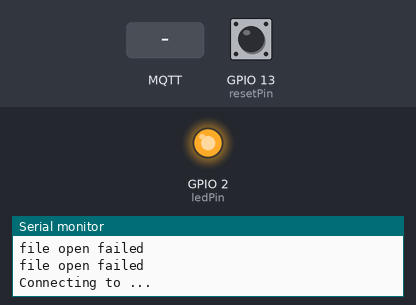
Bench run of a sketch on a simulated ESP8266 (Wemos D1 mini). Shown: output pins drawn as LEDs (lit = HIGH), the last lines printed to the serial monitor. Dashed ring = blinking. Inputs (shaded band) come from the test bench; at power-on: GPIO 13 (resetPin) HIGH. WiFi joins after 1.5 s; servers stay silent unless stated; storage starts empty; random numbers use the default seed unless the sketch sets one; no MQTT or app messages arrive unless stated.

Above: at 1.2 s.
1.3 s: MQTT message "RC5" arrives on the first subscribed topic
4.8 s: MQTT message "RC5" arrives on the second subscribed topic
At 5.7 s:
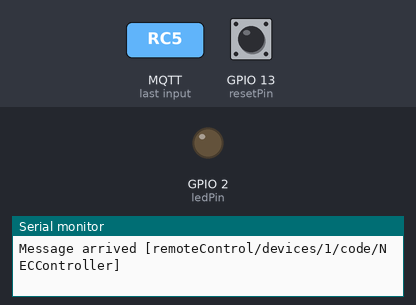
6.3 s: MQTT message "RC5" arrives on the third subscribed topic
At 6.51 s:
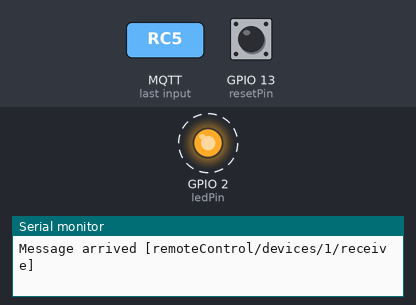
Timing chart, 0 to 10.3 s (numbered marks = the images above; inputs shaded):
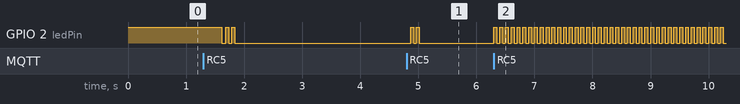

Measured:
- after the input at 4.8 s, GPIO 2 (ledPin): alternates HIGH for 0.05 s and LOW for 0.05 s, 4 changes in all, then stays LOW, starting after 0.07 s
- after the input at 6.3 s, GPIO 2 (ledPin): alternates HIGH for 0.05 s and LOW for 0.05 s, starting at once
- by itself, GPIO 2 (ledPin): alternates HIGH for 0.05 s and LOW for 0.06 s, 5 changes in all, then stays LOW

The sketch:

WemosRemote.ino
```cpp
#include "WemosRemote.h"

void callback(char* topic, byte* payload, unsigned int length) {
  Serial.print("Message arrived [");
  Serial.print(topic);
  Serial.println("]");
  String encoding;
  String currentTopic = String(topic);
  if (currentTopic.endsWith("Controller")) {
    if (currentTopic.endsWith("/RC5Controller"))
      encoding = "RC5";
    if (currentTopic.endsWith("/NECController"))
      encoding = "NEC";
    unsigned long code = getCodeFromPayload(payload, length);
    sendCode(code, encoding);
  }
  if (currentTopic.endsWith("Controller/delay")) {
    const size_t capacity = JSON_OBJECT_SIZE(3) + JSON_ARRAY_SIZE(2) + 60;
    DynamicJsonBuffer jsonBuffer(capacity);
    JsonObject& root = jsonBuffer.parseObject(payload);
    if (!root.success()) {
      Serial.println(F("Parsing failed!"));
      return;
    }
    if (currentTopic.endsWith("/RC5Controller/delay"))
      encoding = "RC5";
    if (currentTopic.endsWith("/NECController/delay"))
      encoding = "NEC";
    String rawCode = root["code"].as<String>();
    char arr[rawCode.length() + 1];
    rawCode.toCharArray(arr, rawCode.length() + 1);
    unsigned long code = strtol(arr, NULL, 16);
    int delayTime = root["delay"].as<int>();
    Serial.println(code);
    Serial.println(delayTime);
    sendCodeWithDelay(code, encoding, delayTime);
  }
  if (currentTopic.endsWith("/receive")) {
    sendReceivedCode(payload, length);
  }
}

void setup() {
  pinMode(ledPin, OUTPUT);
  pinMode(resetPin, INPUT_PULLUP);
  digitalWrite(ledPin, 1);
  irsend.begin();
  Serial.begin(115200);
  delay(10);
  Serial.println("\n");
  SPIFFS.begin();
  mqtt_server = convertToCharArray(getStringFromFile("/mqttaddress.txt"));
  mqtt_port = getStringFromFile("/mqttport.txt").toInt();
  mqtt_user = convertToCharArray(getStringFromFile("/mqttusername.txt"));
  mqtt_pass = convertToCharArray(getStringFromFile("/mqttpassword.txt"));
  ssid = convertToCharArray(getStringFromFile("/wifissid.txt"));
  pass = convertToCharArray(getStringFromFile("/wifipass.txt"));
  server.begin();
  server.on("/", handleRoot);
  server.on("/led", blinkLed);
  server.on("/mqtt", mqttSetup);
  server.on("/wifi", wifiSetup);
  server.on("/submit/mqtt", mqttSubmit);
  server.on("/submit/wifi", wifiSubmit);
}
unsigned long lastMsg = 0;
void loop() {
  server.handleClient();
  connectToWiFi();
  checkForReset();
  if (WiFi.status() == WL_CONNECTED) {
    if (!client.connected()) {
      Serial.print("Connecting to MQTT server ");
      Serial.print(mqtt_server);
      Serial.println("...");
      if (connectToMQTT()) {
        WiFi.mode(WIFI_STA);
        WiFi.softAPdisconnect(false);
        WiFi.enableAP(false);
        digitalWrite(ledPin, 0);
      }
    }
    if (client.connected()){
      client.loop();
      if(millis()-lastMsg>30000){
        lastMsg = millis();
        Serial.print("Publish message: alive");
        client.publish("remoteControl/devices/1/alive", "1");
      }
    }
    else
      digitalWrite(ledPin, 1);
  }
  else
    digitalWrite(ledPin, 1);
}
```

Connections.h
```cpp
WiFiClient wclient;
ESP8266WebServer server(80);
void callback(char* topic, byte* payload, unsigned int length);

PubSubClient client(mqtt_server, mqtt_port, callback, wclient);

void subscribeToAllTopics(){
  for(int i=0;i<(sizeof(mqtt_topics)/sizeof(*mqtt_topics));i++)
    client.subscribe(mqtt_topics[i]);
}

bool connectToWiFi(){
  String apSsid = "RemoteControl-";
  apSsid += 1;
  if (WiFi.status() != WL_CONNECTED) {
    Serial.print("Connecting to ");
    Serial.print(ssid);
    Serial.println("...");
    WiFi.mode(WIFI_AP_STA);
    WiFi.begin(ssid, pass);
    WiFi.softAP(apSsid, "12345678");
    if (WiFi.waitForConnectResult() != WL_CONNECTED) return false;
    Serial.println("WiFi connected");
    return true;
  }
  return false;
}

bool connectToMQTT(){
  String clientId = "ESP8266Client-";
  clientId += String(random(0xffff), HEX);
  Serial.println("Server");
  Serial.println(mqtt_server);
  client.setServer(mqtt_server, mqtt_port);
  client.setCallback(callback);
  if (client.connect(clientId.c_str(), mqtt_user, mqtt_pass)) {
    Serial.println("Connected to MQTT server ");

    subscribeToAllTopics();
    return true;
   }
  else{
    Serial.println("Could not connect to MQTT server");
    return false;
    }
}
```

Controls.h
```cpp
const uint16_t kIrLed = 12;
const uint16_t kRecvPin = 14;
const uint16_t ledPin = LED_BUILTIN;

IRsend irsend(kIrLed);
IRrecv irrecv(kRecvPin);
decode_results results;


void blinkLed(){
    for(int i=0;i<4;i++){
    digitalWrite(ledPin, 1-digitalRead(ledPin));
    delay(50);
  }
}
unsigned long getCodeFromPayload(byte* payload, unsigned int length){
  String value = "";
  for(int i=0;i<length;i++)
    value += (char)payload[i];
  char arr[value.length() + 1];
  value.toCharArray(arr, value.length() + 1);
  unsigned long code = strtol(arr, NULL, 16);
  return code;
}

void sendCode(unsigned long code, String encoding){
  if(encoding=="RC5")
    irsend.sendRC5(code);
  if(encoding=="NEC")
    irsend.sendNEC(code);
  blinkLed();
}

void sendCodeWithDelay(unsigned long code, String encoding, int delayTime){
  sendCode(code, encoding);
  delay(delayTime);
}

unsigned long receiveCode(){
  irrecv.enableIRIn();
  while(1>0){
    if (irrecv.decode(&results)) {
    serialPrintUint64(results.value, HEX);
    Serial.println("");
    irrecv.resume();
    return results.value;
    }
    blinkLed();
  }
}

void sendReceivedCode(byte* payload, unsigned int length){
  unsigned long receivedCode = receiveCode();
    serialPrintUint64(receivedCode, HEX);
    StaticJsonBuffer<200> jsonBuffer;
    JsonObject& obj = jsonBuffer.createObject();
    String data = "";
    byte results[128];
    obj["code"] = receivedCode;
    obj.printTo(data);
    for(int i=0;i<data.length();i++){
      results[i] = (byte)data[i];
    }
    String sendTopic = "";
    for(int i=0;i<length;i++)
      sendTopic += (char) payload[i];
    char sendTopicArray[sendTopic.length() + 1];
    sendTopic.toCharArray(sendTopicArray, sendTopic.length() + 1);
    Serial.print("Topic: ");
    Serial.println(sendTopicArray);
    client.publish(sendTopicArray, results, data.length());
    Serial.println(data);
    Serial.println(data.length());
}
```

Files.h
```cpp
#include "FS.h"

String getStringFromFile(String path){
  File f = SPIFFS.open(path, "r");
  if (!f) {
      Serial.println("file open failed");
      return "";
  }
  String str = "";
  while (f.available())
    str += (char)f.read();
  return str;
}

void writeStringToFile(String str, String path){
  File f = SPIFFS.open(path, "w");
  if (!f) {
      Serial.println("file open failed");
      return;
  }
  f.print(str);
  f.close();
}
```

Reset.h
```cpp
const uint16_t resetPin = 13;
bool pressed = false;
unsigned long btnTimer = 0;
int timeForHardReset = 3000;
String settingsFiles[] = {"/mqttaddress.txt", "/mqttport.txt", "/mqttusername.txt", "/mqttpassword.txt", "/wifissid.txt", "/wifipass.txt"};

void clearSettings(){
  for (String fileName : settingsFiles){
    File f = SPIFFS.open(fileName, "w");
    f.close();
  }
}

void hardReset(){
  clearSettings();
  ESP.reset();
}

void softReset(){
  ESP.reset();
}

void checkForReset(){
  btnTimer = millis();
  pressed = !digitalRead(resetPin);
  while(pressed){
    pressed = !digitalRead(resetPin);
    if(millis()-btnTimer>timeForHardReset){
      hardReset();
      return;
    }
    else if(!pressed){
      softReset();
      return;
    }
    delay(5);
  }
}
```

UserData.h
```cpp
char *ssid = "";
char *pass = "";
char *mqtt_server = "";
int mqtt_port = 0;
char *mqtt_user = "";
char *mqtt_pass = "";
char* mqtt_topics[] = {"remoteControl/devices/1/code/RC5Controller",
                            "remoteControl/devices/1/code/NECController",
                            "remoteControl/devices/1/receive"};
```

Web.h
```cpp
void loadPage(String page){
  String index = getStringFromFile(page);
  server.send(200, "text/html", index);
}

char* convertToCharArray(String str){
  unsigned char* buf = new unsigned char[100];
  str.getBytes(buf, 100, 0);
  return (char*)buf;
}

void handleRoot() {
  loadPage("/index.html");
}

void wifiSetup(){
  loadPage("/wifi.html");
}

void mqttSetup(){
  loadPage("/mqtt.html");
}

void wifiSubmit(){
  loadPage("/submit.html");
  ssid = convertToCharArray(server.arg("wifissid"));
  pass = convertToCharArray(server.arg("wifipass"));
  writeStringToFile(server.arg("wifissid"), "/wifissid.txt");
  writeStringToFile(server.arg("wifipass"), "/wifipass.txt");
  Serial.println(ssid);
  Serial.println(pass);
  WiFi.disconnect();
}

void mqttSubmit(){
  loadPage("/submit.html");
  mqtt_server = convertToCharArray(server.arg("address"));
  mqtt_port = server.arg("port").toInt();
  mqtt_user = convertToCharArray(server.arg("username"));
  mqtt_pass = convertToCharArray(server.arg("password"));
  writeStringToFile(server.arg("address"), "/mqttaddress.txt");
  writeStringToFile(server.arg("port"), "/mqttport.txt");
  writeStringToFile(server.arg("username"), "/mqttusername.txt");
  writeStringToFile(server.arg("password"), "/mqttpassword.txt");
  Serial.println(mqtt_server);
  Serial.println(mqtt_port);
  Serial.println(mqtt_user);
  Serial.println(mqtt_pass);
  client.disconnect();
}
```

WemosRemote.h
```cpp
#include <SPI.h>
#include <Wire.h>
#include <ESP8266WiFi.h>
#include <ESP8266WebServer.h>
#include <PubSubClient.h>
#include <ArduinoJson.h>
#include <Arduino.h>
#include <IRremoteESP8266.h>
#include <IRsend.h>
#include <IRrecv.h>
#include <IRutils.h>
#include "UserData.h"
#include "Files.h"
#include "Connections.h"
#include "Controls.h"
#include "Web.h"
#include "Reset.h"

unsigned long getCodeFromPayload(byte* payload, unsigned int length);
unsigned long receiveCode();
void sendCode(byte* payload, unsigned int length, String encoding);
void subscribeToAllTopics();
bool connectToWiFi();
bool connectToMQTT();
void handleRoot();
char* convertToCharArray(String str);
void loadPage(String page);
void wifiSetup();
void mqttSetup();
void wifiSubmit();
void mqttSubmit();
String getStringFromFile(String path);
void writeStringToFile(String str, String path);
```
